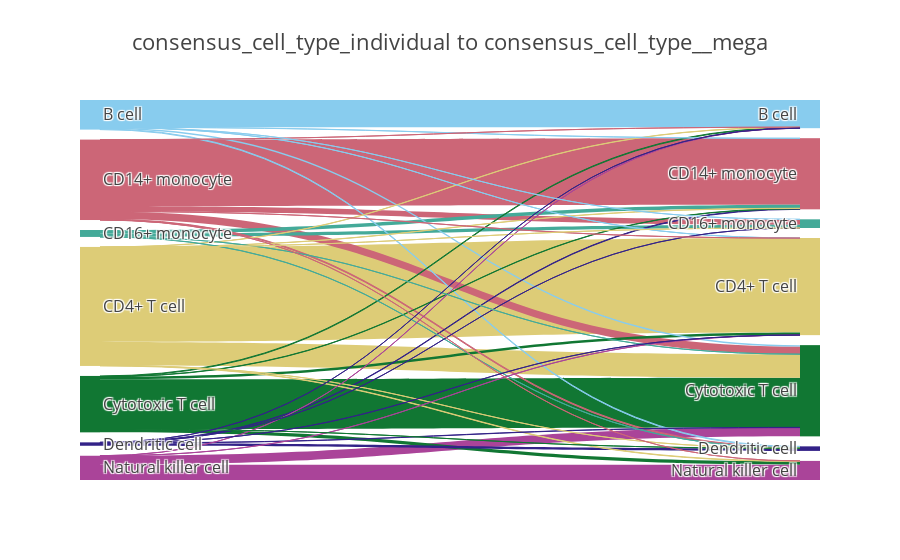
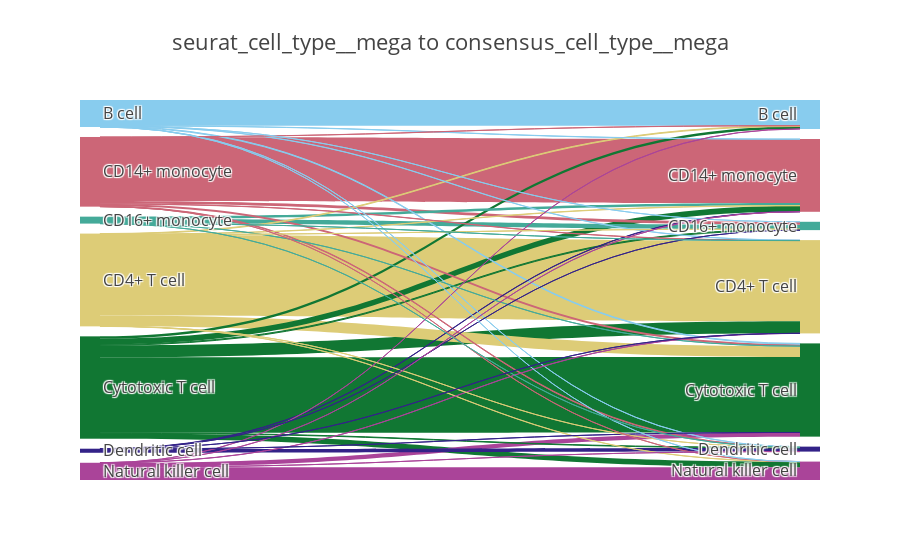
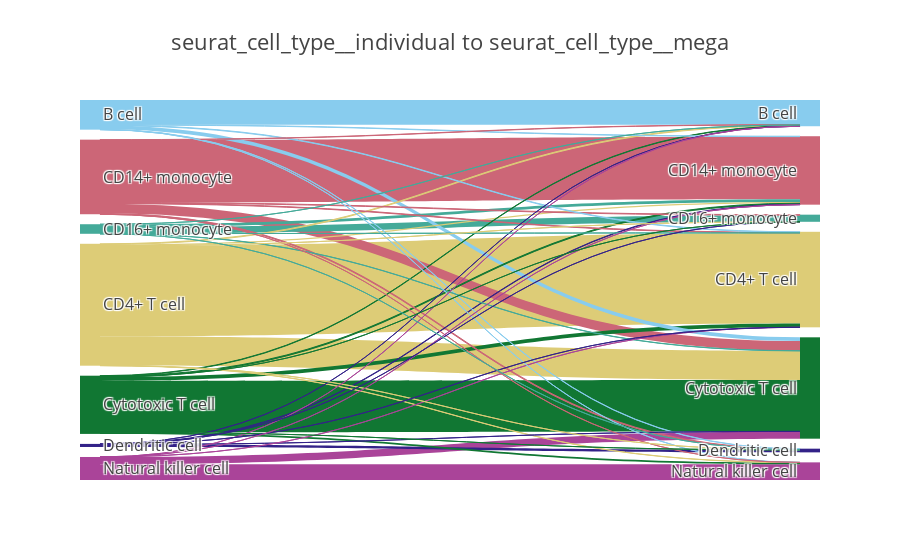

Here is the notebook cell these charts were saved with, in order:
### Code cell
for contrast in contrasts:
    df_counts = df.groupby(contrast, as_index=False)["one"].sum()

    df_counts.columns = ["Source", "Target", "Value"]
    df_counts["Link Color"] = [cell_type_color_dict[x] for x in df_counts["Source"]]
    df_counts["Source"] = [alias_dict[x] for x in df_counts["Source"]]
    df_counts["Target"] = [alias_dict2[x] for x in df_counts["Target"]]
    df_counts = df_counts.sort_values(["Value"], ascending=False).reset_index(drop=True)

    # df_counts = df_counts.reset_index(drop=True)

    df_nodes = pd.DataFrame([str(x) for x in range(0, 14)], columns=["ID"])
    df_nodes["Label"] = [alias_dict_inv[x] for x in df_nodes["ID"]]
    df_nodes["Color"] = [cell_type_color_dict[x] for x in df_nodes["Label"]]
    # df_nodes = df_nodes.reset_index(drop=True)
    # df_nodes.index = list(df_nodes["ID"])

    # Sankey plot setup
    data_trace = dict(
        type="sankey",
        domain=dict(x=[0, 1], y=[0, 1]),
        orientation="h",
        valueformat=".0f",
        node=dict(
            pad=10,
            # thickness = 30,
            line=dict(color="black", width=0),
            label=df_nodes["Label"].dropna(axis=0, how="any"),
            color=df_nodes["Color"],
        ),
        link=dict(
            source=df_counts["Source"].dropna(axis=0, how="any"),
            target=df_counts["Target"].dropna(axis=0, how="any"),
            value=df_counts["Value"].dropna(axis=0, how="any"),
            color=df_counts["Link Color"].dropna(axis=0, how="any"),
        ),
    )

    layout = dict(
        title=f"{contrast[0]} to {contrast[1]}",
        height=772,
        font=dict(size=16),
    )

    fig = dict(data=[data_trace], layout=layout)
    iplot(fig, validate=False)

### Figure 1 — Plotly figure (JSON) as saved in the notebook; plotly's stock layout.template omitted (floating-point values rounded to 4 significant figures)
{"data": [{"domain": {"x": [0, 1], "y": [0, 1]}, "link": {"color": ["#DDCC77", "#CC6677", "#117733", "#88CCEE", "#DDCC77", "#AA4499", "#AA4499", "#CC6677", "#CC6677", "#44AA99", "#117733", "#44AA99", "#332288", "#117733", "#88CCEE", "#CC6677", "#88CCEE", "#117733", "#332288", "#DDCC77", "#117733", "#DDCC77", "#332288", "#DDCC77", "#44AA99", "#88CCEE", "#DDCC77", "#AA4499", "#88CCEE", "#AA4499", "#CC6677", "#332288", "#44AA99", "#117733", "#CC6677", "#CC6677", "#DDCC77", "#332288", "#332288", "#88CCEE"], "source": ["3", "1", "4", "0", "3", "6", "6", "1", "1", "2", "4", "2", "5", "4", "0", "1", "0", "4", "5", "3", "4", "3", "5", "3", "2", "0", "3", "6", "0", "6", "1", "5", "2", "4", "1", "1", "3", "5", "5", "0"], "target": ["10", "8", "11", "7", "11", "13", "11", "11", "9", "8", "13", "9", "12", "10", "11", "12", "12", "7", "8", "13", "8", "7", "11", "8", "12", "8", "12", "10", "10", "7", "7", "9", "11", "12", "10", "13", "9", "7", "10", "9"], "value": [47086, 33047, 24770, 13550, 11703, 7642, 4358, 3767, 2756, 1802, 1631, 1536, 1292, 1220, 731, 454, 354, 312, 253, 227, 168, 120, 120, 110, 95, 73, 53, 46, 44, 36, 22, 20, 19, 18, 17, 17, 14, 10, 1, 1]}, "node": {"color": ["#88CCEE", "#CC6677", "#44AA99", "#DDCC77", "#117733", "#332288", "#AA4499", "#88CCEE", "#CC6677", "#44AA99", "#DDCC77", "#117733", "#332288", "#AA4499"], "label": ["B cell", "CD14+ monocyte", "CD16+ monocyte", "CD4+ T cell", "Cytotoxic T cell", "Dendritic cell", "Natural killer cell", "B cell", "CD14+ monocyte", "CD16+ monocyte", "CD4+ T cell", "Cytotoxic T cell", "Dendritic cell", "Natural killer cell"], "line": {"color": "black", "width": 0}, "pad": 10}, "orientation": "h", "type": "sankey", "valueformat": ".0f"}], "layout": {"autosize": true, "font": {"size": 16}, "title": {"text": "consensus_cell_type_individual to consensus_cell_type__mega"}}}

### Figure 2 — Plotly figure (JSON) as saved in the notebook; plotly's stock layout.template omitted (floating-point values rounded to 4 significant figures)
{"data": [{"domain": {"x": [0, 1], "y": [0, 1]}, "link": {"color": ["#DDCC77", "#117733", "#CC6677", "#88CCEE", "#AA4499", "#117733", "#DDCC77", "#117733", "#117733", "#44AA99", "#AA4499", "#332288", "#CC6677", "#117733", "#44AA99", "#CC6677", "#117733", "#88CCEE", "#DDCC77", "#CC6677", "#117733", "#DDCC77", "#332288", "#CC6677", "#88CCEE", "#88CCEE", "#DDCC77", "#88CCEE", "#AA4499", "#CC6677", "#44AA99", "#AA4499", "#DDCC77", "#332288", "#DDCC77", "#332288", "#CC6677", "#88CCEE", "#AA4499", "#88CCEE", "#AA4499", "#44AA99", "#332288", "#44AA99"], "source": ["3", "4", "1", "0", "6", "4", "3", "4", "4", "2", "6", "5", "1", "4", "2", "1", "4", "0", "3", "1", "4", "3", "5", "1", "0", "0", "3", "0", "6", "1", "2", "6", "3", "5", "3", "5", "1", "0", "6", "0", "6", "2", "5", "2"], "target": ["10", "11", "8", "7", "13", "10", "11", "8", "13", "9", "11", "12", "9", "7", "8", "11", "9", "11", "7", "12", "12", "8", "8", "10", "10", "8", "13", "12", "7", "7", "11", "10", "9", "11", "12", "9", "13", "9", "8", "13", "12", "12", "10", "10"], "value": [42685, 39912, 33783, 13571, 6802, 6358, 5702, 2985, 2831, 2348, 2193, 1955, 1521, 1271, 1269, 1035, 492, 387, 371, 309, 276, 173, 161, 122, 120, 117, 92, 70, 63, 63, 51, 49, 28, 23, 10, 9, 6, 4, 2, 2, 2, 2, 1, 1]}, "node": {"color": ["#88CCEE", "#CC6677", "#44AA99", "#DDCC77", "#117733", "#332288", "#AA4499", "#88CCEE", "#CC6677", "#44AA99", "#DDCC77", "#117733", "#332288", "#AA4499"], "label": ["B cell", "CD14+ monocyte", "CD16+ monocyte", "CD4+ T cell", "Cytotoxic T cell", "Dendritic cell", "Natural killer cell", "B cell", "CD14+ monocyte", "CD16+ monocyte", "CD4+ T cell", "Cytotoxic T cell", "Dendritic cell", "Natural killer cell"], "line": {"color": "black", "width": 0}, "pad": 10}, "orientation": "h", "type": "sankey", "valueformat": ".0f"}], "layout": {"autosize": true, "font": {"size": 16}, "title": {"text": "seurat_cell_type__mega to consensus_cell_type__mega"}}}

### Figure 3 — Plotly figure (JSON) as saved in the notebook; plotly's stock layout.template omitted (floating-point values rounded to 4 significant figures)
{"data": [{"domain": {"x": [0, 1], "y": [0, 1]}, "link": {"color": ["#DDCC77", "#CC6677", "#117733", "#DDCC77", "#88CCEE", "#AA4499", "#CC6677", "#AA4499", "#44AA99", "#117733", "#88CCEE", "#44AA99", "#332288", "#117733", "#DDCC77", "#117733", "#CC6677", "#DDCC77", "#CC6677", "#CC6677", "#88CCEE", "#332288", "#117733", "#88CCEE", "#88CCEE", "#CC6677", "#44AA99", "#DDCC77", "#332288", "#AA4499", "#332288", "#88CCEE", "#CC6677", "#44AA99", "#DDCC77", "#AA4499", "#117733", "#332288", "#AA4499", "#44AA99", "#DDCC77", "#332288", "#117733", "#44AA99"], "source": ["3", "1", "4", "3", "0", "6", "1", "6", "2", "4", "0", "2", "5", "4", "3", "4", "1", "3", "1", "1", "0", "5", "4", "0", "0", "1", "2", "3", "5", "6", "5", "0", "1", "2", "3", "6", "4", "5", "6", "2", "3", "5", "4", "2"], "target": ["10", "8", "11", "11", "7", "13", "11", "11", "9", "10", "11", "8", "12", "13", "8", "8", "12", "7", "9", "10", "10", "8", "7", "8", "12", "7", "11", "13", "11", "10", "7", "13", "13", "10", "12", "7", "12", "10", "8", "7", "9", "9", "9", "12"], "value": [45146, 31187, 25592, 14511, 12289, 7822, 4819, 3613, 3260, 1882, 1858, 1376, 1225, 833, 617, 472, 431, 376, 286, 282, 259, 253, 224, 199, 157, 148, 105, 100, 22, 21, 21, 20, 16, 14, 13, 9, 8, 8, 7, 7, 3, 2, 1, 1]}, "node": {"color": ["#88CCEE", "#CC6677", "#44AA99", "#DDCC77", "#117733", "#332288", "#AA4499", "#88CCEE", "#CC6677", "#44AA99", "#DDCC77", "#117733", "#332288", "#AA4499"], "label": ["B cell", "CD14+ monocyte", "CD16+ monocyte", "CD4+ T cell", "Cytotoxic T cell", "Dendritic cell", "Natural killer cell", "B cell", "CD14+ monocyte", "CD16+ monocyte", "CD4+ T cell", "Cytotoxic T cell", "Dendritic cell", "Natural killer cell"], "line": {"color": "black", "width": 0}, "pad": 10}, "orientation": "h", "type": "sankey", "valueformat": ".0f"}], "layout": {"autosize": true, "font": {"size": 16}, "title": {"text": "seurat_cell_type__individual to seurat_cell_type__mega"}}}
